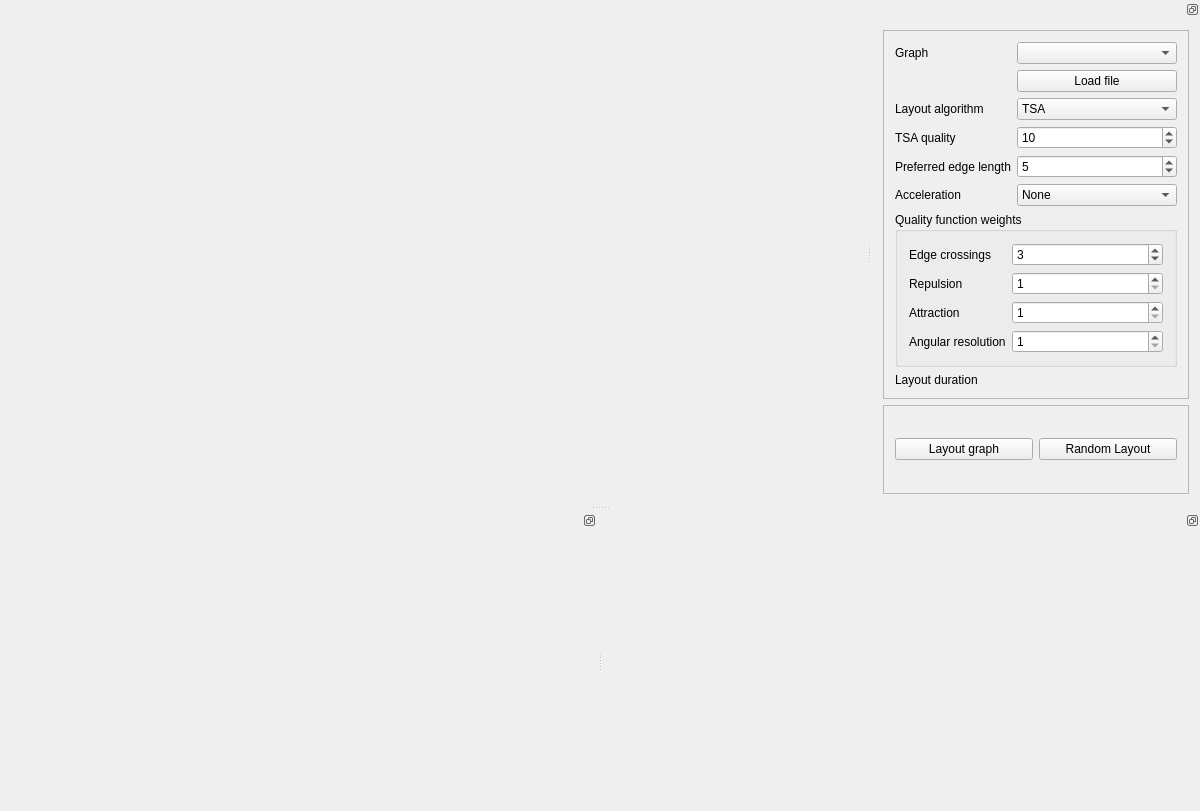
<?xml version="1.0" encoding="UTF-8"?>
<ui version="4.0">
 <class>MainWindow</class>
 <widget class="QMainWindow" name="MainWindow">
  <property name="geometry">
   <rect>
    <x>0</x>
    <y>0</y>
    <width>1200</width>
    <height>806</height>
   </rect>
  </property>
  <property name="windowTitle">
   <string>Graph Drawer</string>
  </property>
  <widget class="QWidget" name="centralWidget">
   <layout class="QGridLayout" name="gridLayout">
    <item row="0" column="0">
     <widget class="GraphCanvas" name="graphCanvas" native="true"/>
    </item>
   </layout>
  </widget>
  <widget class="QDockWidget" name="dockWidget">
   <property name="enabled">
    <bool>true</bool>
   </property>
   <property name="minimumSize">
    <size>
     <width>328</width>
     <height>505</height>
    </size>
   </property>
   <property name="floating">
    <bool>false</bool>
   </property>
   <property name="features">
    <set>QDockWidget::DockWidgetFloatable|QDockWidget::DockWidgetMovable</set>
   </property>
   <attribute name="dockWidgetArea">
    <number>2</number>
   </attribute>
   <widget class="QWidget" name="dockWidgetContents">
    <property name="sizePolicy">
     <sizepolicy hsizetype="Expanding" vsizetype="Expanding">
      <horstretch>0</horstretch>
      <verstretch>0</verstretch>
     </sizepolicy>
    </property>
    <layout class="QVBoxLayout" name="verticalLayout">
     <item>
      <widget class="QFrame" name="frame">
       <property name="frameShape">
        <enum>QFrame::StyledPanel</enum>
       </property>
       <property name="frameShadow">
        <enum>QFrame::Raised</enum>
       </property>
       <layout class="QFormLayout" name="formLayout">
        <item row="0" column="0">
         <widget class="QLabel" name="label_7">
          <property name="text">
           <string>Graph</string>
          </property>
         </widget>
        </item>
        <item row="3" column="0">
         <widget class="QLabel" name="label">
          <property name="text">
           <string>Layout algorithm</string>
          </property>
         </widget>
        </item>
        <item row="3" column="1">
         <widget class="QComboBox" name="layoutSpinner">
          <item>
           <property name="text">
            <string>TSA</string>
           </property>
          </item>
          <item>
           <property name="text">
            <string>DH</string>
           </property>
          </item>
          <item>
           <property name="text">
            <string>FM3</string>
           </property>
          </item>
          <item>
           <property name="text">
            <string>FR</string>
           </property>
          </item>
          <item>
           <property name="text">
            <string>KK</string>
           </property>
          </item>
         </widget>
        </item>
        <item row="4" column="0">
         <widget class="QLabel" name="label_2">
          <property name="text">
           <string>TSA quality</string>
          </property>
         </widget>
        </item>
        <item row="4" column="1">
         <widget class="QSpinBox" name="qualityInput">
          <property name="accelerated">
           <bool>true</bool>
          </property>
          <property name="minimum">
           <number>1</number>
          </property>
          <property name="maximum">
           <number>10000</number>
          </property>
          <property name="singleStep">
           <number>10</number>
          </property>
          <property name="value">
           <number>10</number>
          </property>
         </widget>
        </item>
        <item row="5" column="0">
         <widget class="QLabel" name="label_3">
          <property name="text">
           <string>Preferred edge length</string>
          </property>
         </widget>
        </item>
        <item row="5" column="1">
         <widget class="QSpinBox" name="edgeLengthInput">
          <property name="minimum">
           <number>1</number>
          </property>
          <property name="maximum">
           <number>10</number>
          </property>
          <property name="value">
           <number>5</number>
          </property>
         </widget>
        </item>
        <item row="8" column="0">
         <widget class="QLabel" name="label_8">
          <property name="text">
           <string>Layout duration</string>
          </property>
         </widget>
        </item>
        <item row="8" column="1">
         <widget class="QLabel" name="layoutDuration">
          <property name="text">
           <string/>
          </property>
         </widget>
        </item>
        <item row="7" column="0" colspan="2">
         <widget class="QGroupBox" name="groupBox">
          <property name="title">
           <string>Quality function weights</string>
          </property>
          <layout class="QFormLayout" name="formLayout_2">
           <item row="0" column="0">
            <widget class="QLabel" name="label_4">
             <property name="text">
              <string>Edge crossings</string>
             </property>
            </widget>
           </item>
           <item row="1" column="0">
            <widget class="QLabel" name="label_5">
             <property name="text">
              <string>Repulsion</string>
             </property>
            </widget>
           </item>
           <item row="2" column="0">
            <widget class="QLabel" name="label_6">
             <property name="text">
              <string>Attraction</string>
             </property>
            </widget>
           </item>
           <item row="0" column="1">
            <widget class="QSpinBox" name="planarityInput">
             <property name="minimum">
              <number>1</number>
             </property>
             <property name="maximum">
              <number>10000</number>
             </property>
             <property name="value">
              <number>3</number>
             </property>
            </widget>
           </item>
           <item row="1" column="1">
            <widget class="QSpinBox" name="repulsionWeight">
             <property name="minimum">
              <number>1</number>
             </property>
             <property name="maximum">
              <number>10000</number>
             </property>
            </widget>
           </item>
           <item row="2" column="1">
            <widget class="QSpinBox" name="attractionWeight">
             <property name="minimum">
              <number>1</number>
             </property>
             <property name="maximum">
              <number>10000</number>
             </property>
            </widget>
           </item>
           <item row="3" column="0">
            <widget class="QLabel" name="label_10">
             <property name="text">
              <string>Angular resolution</string>
             </property>
            </widget>
           </item>
           <item row="3" column="1">
            <widget class="QSpinBox" name="angResWeight">
             <property name="minimum">
              <number>1</number>
             </property>
             <property name="maximum">
              <number>10000</number>
             </property>
            </widget>
           </item>
          </layout>
         </widget>
        </item>
        <item row="2" column="1">
         <widget class="QPushButton" name="loadGraph">
          <property name="text">
           <string>Load file</string>
          </property>
         </widget>
        </item>
        <item row="0" column="1">
         <widget class="QComboBox" name="graphFileInput"/>
        </item>
        <item row="6" column="1">
         <widget class="QComboBox" name="accStructBox">
          <item>
           <property name="text">
            <string>None</string>
           </property>
          </item>
          <item>
           <property name="text">
            <string>Grid</string>
           </property>
          </item>
          <item>
           <property name="text">
            <string>Approximation</string>
           </property>
          </item>
         </widget>
        </item>
        <item row="6" column="0">
         <widget class="QLabel" name="label_9">
          <property name="text">
           <string>Acceleration</string>
          </property>
         </widget>
        </item>
       </layout>
      </widget>
     </item>
     <item>
      <widget class="QFrame" name="frame_2">
       <property name="frameShape">
        <enum>QFrame::StyledPanel</enum>
       </property>
       <property name="frameShadow">
        <enum>QFrame::Raised</enum>
       </property>
       <layout class="QHBoxLayout" name="horizontalLayout">
        <item>
         <widget class="QPushButton" name="layoutButton">
          <property name="text">
           <string>Layout graph</string>
          </property>
         </widget>
        </item>
        <item>
         <widget class="QPushButton" name="randomLayoutButton">
          <property name="text">
           <string>Random Layout</string>
          </property>
         </widget>
        </item>
       </layout>
      </widget>
     </item>
    </layout>
   </widget>
  </widget>
  <widget class="QDockWidget" name="dockWidget_4">
   <property name="minimumSize">
    <size>
     <width>300</width>
     <height>300</height>
    </size>
   </property>
   <property name="features">
    <set>QDockWidget::DockWidgetFloatable|QDockWidget::DockWidgetMovable</set>
   </property>
   <attribute name="dockWidgetArea">
    <number>8</number>
   </attribute>
   <widget class="QCustomPlot" name="neighbourhoodPlotWidget"/>
  </widget>
  <widget class="QDockWidget" name="dockWidget_2">
   <property name="minimumSize">
    <size>
     <width>300</width>
     <height>300</height>
    </size>
   </property>
   <property name="features">
    <set>QDockWidget::DockWidgetFloatable|QDockWidget::DockWidgetMovable</set>
   </property>
   <attribute name="dockWidgetArea">
    <number>8</number>
   </attribute>
   <widget class="QCustomPlot" name="energyPlotWidget"/>
  </widget>
 </widget>
 <layoutdefault spacing="6" margin="11"/>
 <customwidgets>
  <customwidget>
   <class>GraphCanvas</class>
   <extends>QWidget</extends>
   <header>gui/graphcanvas.h</header>
   <container>1</container>
  </customwidget>
  <customwidget>
   <class>QCustomPlot</class>
   <extends>QWidget</extends>
   <header>gui/qcustomplot.h</header>
   <container>1</container>
  </customwidget>
 </customwidgets>
 <resources/>
 <connections/>
</ui>
